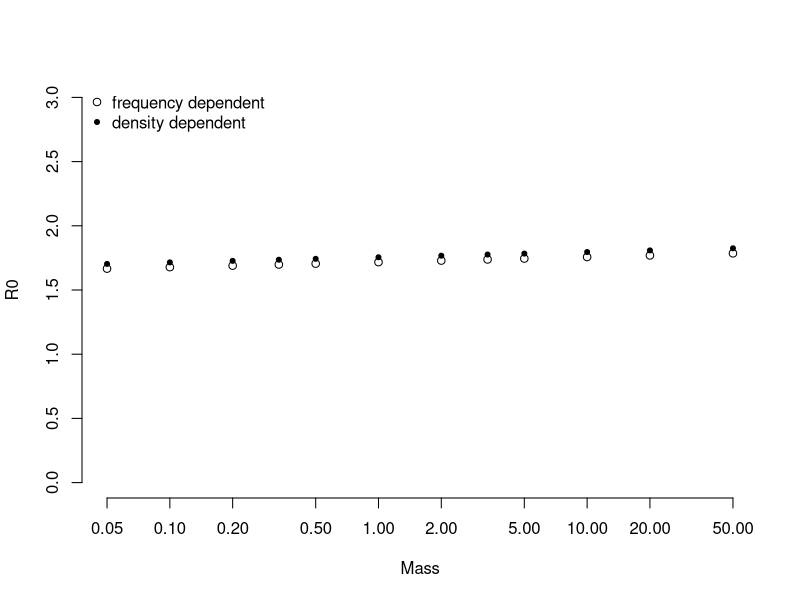
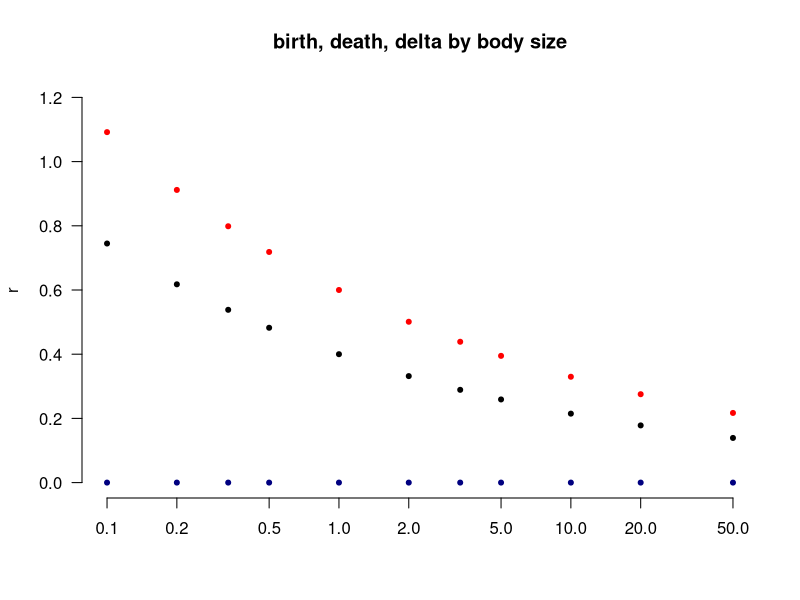
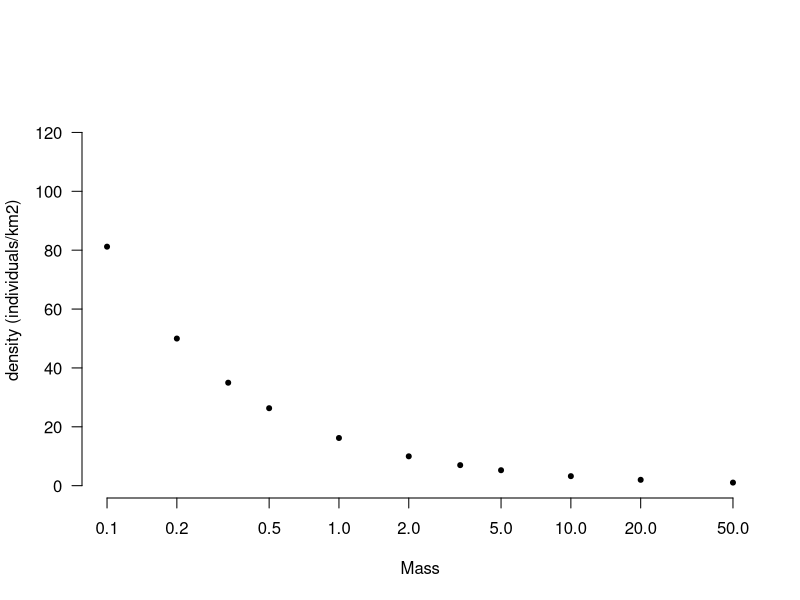
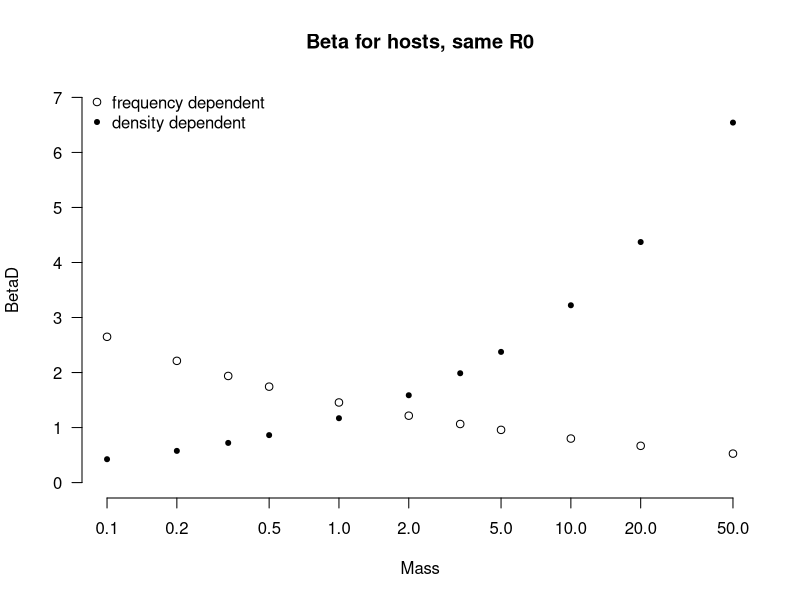
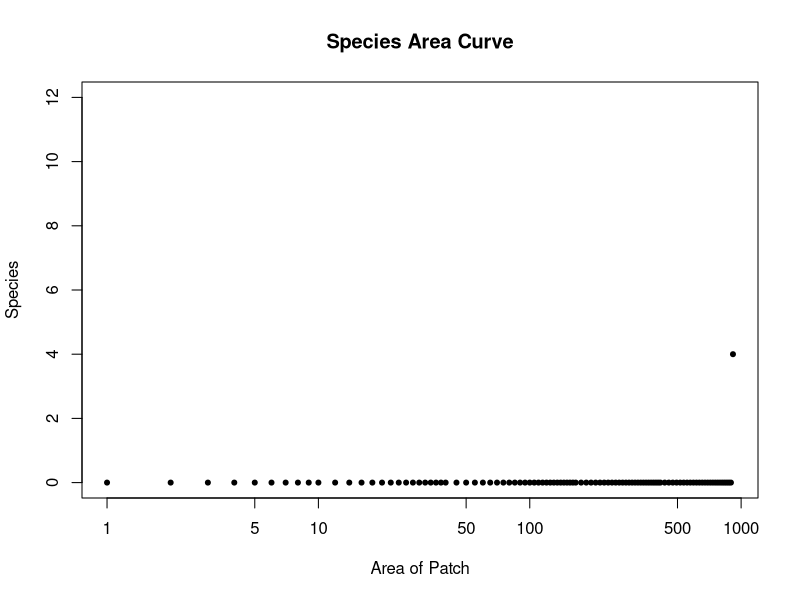

R code for these plots, in order: (Note: this script raises an error after producing the figures.)
## Modification of code of patch code include individuals with different densities                                                                        #                                                                        #
#############################################################################
rm(list = ls())

##  Set range of pathogen Ros
Amax = 100 # maximum number of unique patches
Area=numeric(Amax)
SpecRich=numeric(Amax)

#  Set a range of Area values
Area[1]=1.0
for(i in 1: (Amax/10) ) { 
  Area[i+1]=Area[i]+1
}
for(i in (Amax/10):(Amax/4)) { 
  Area[i+1]=Area[i]+2
}
for(i in (Amax/4):(Amax/2)) { 
  Area[i+1]=Area[i]+5
}    
for(i in (Amax/2):(Amax*3/4)) { 
  Area[i+1]=Area[i]+10
}
for(i in (Amax*3/4):(Amax-1)) { 
  Area[i+1]=Area[i]+20
}

#Hosts
Hosts=12  #number of host species
Mass=numeric(Hosts)
# Set a range of body masses in Kg
Mass[1:12]=c(0.05,0.10,0.20,0.333,0.5, 1.0, 2.0, 3.333, 5.0, 10.0, 20.0, 50.0)

BetaD = numeric(Hosts) #density dependent transmission; each host has a unique rate that is fixed
BetaF = numeric(Hosts) #frequency dependent transmission; each host has a unique rate that is fixed
r = numeric(Hosts) #reproduction rates for each host are dependent of mass (births - deaths)
d = numeric(Hosts) #death rates for each host; dependent on mass
alphaF = numeric(Hosts) #disease induced mortality for Frequency dependent pathogens
alphaD = numeric(Hosts) #disease induced mortality for density dependent pathogens
delta = numeric(Hosts)
R0F=numeric(Hosts)
R0D= numeric(Hosts)
Gen= as.numeric(sample(0:1,Hosts,replace=T)) #random generation of binary list whether host is generalist or specialist
Dens=numeric(Hosts)

# Allometric parameters that are independent of transmission type.
for (i in 1:Hosts) {
  Dens[i]=16.2*Mass[i]^-0.70 #Maximum density
  r[i]=0.6*Mass[i]^-0.26  # births - deaths
  d[i]=0.4*Mass[i]^-0.27 #  
}

#  m is increase in host mortality rate

#  Density-dependent transmission
md = 26  #26x the background mortality rate
for (i in 1:Hosts) {
    BetaD[i]=0.045*md*Mass[i]^0.44 
    alphaD[i]= d[i]*md
    R0D[i] = BetaD[i]/(d[i]+alphaD[i])
    }

#  Frequency-dependent transmission
mf = 1.12 #1.12 
for (i in 1:Hosts) {
    BetaF[i]=1.3*mf*Mass[i]^-0.26
    alphaF[i]= d[i]*mf
    R0F[i] = BetaF[i]/(d[i]+alphaF[i])
    }


plot(Mass, R0F, log='x',  bty="n", ylim=c(0,3), ylab='R0')
points(Mass, R0D*Dens, pch=20)
legend('topleft', pch=c(1,20), bty='n',
       c("frequency dependent", "density dependent"))

plot(Mass, r, main="birth, death, delta by body size",
     log='x',  bty="n", ylim=c(0,1.2), xlab='',
     las=1, pch=20, xlim=c(0.1,50), col="red")
points(Mass, d, pch=20)
points(Mass, delta,log='x', pch=20, col="navy")

plot(Mass, Dens, log='x',  bty="n", 
     las=1, pch=20, xlim=c(0.1,50), ylab='density (individuals/km2)')

plot(Mass, BetaD, log='x', 
     main="Beta for hosts, same R0",
     bty="n", las=1, pch=20, ylim=c(0,7), xlim=c(0.1,50))
points(Mass, BetaF)
legend('topleft', pch=c(1,20), bty='n',
       c("frequency dependent", "density dependent"))

##########################################################
#       Determine abundance in each patch
#            and then calculate number infected hosts for frequency dependent pathogens.

#ASSUMING DENSITY IS CONSTANT; Carrying Capacity without disease
PatchK=matrix(NA, ncol = Amax, nrow = Hosts) #Number of Host individuals in a given species+patch; carrycapacity for patch
for(i in 1:Amax)   {
  for(j in 1:Hosts) {
    PatchK[j,i]=Dens[j]*Area[i] 
    if (PatchK[j,i]>1) PatchK[j,i] else PatchK[j,i]=0
    }
} 

#### Assume that density varies dependent on generalist vs. specialist 
DensGS = matrix(NA, ncol = Amax, nrow = Hosts)
for(i in 1:50)   {
  for(j in 1:Hosts) {
    if (Gen[j]==1) DensGS[j,i]=Dens[j] else DensGS[j,i]=Dens[j]*0.5
  }
}
for(i in 51:100)   {
  for(j in 1:Hosts) {
    if (Gen[j]==1) DensGS[j,i]=Dens[j]*0.5 else DensGS[j,i]=Dens[j]
  }
}

#Calculating delta for each patch based on density in the given area
deltaGS = matrix(NA, ncol = Amax, nrow = Hosts) #constraint on carrying capacity
for(i in 1:Amax)   {
  for(j in 1:Hosts) {
    deltaGS[j,i]=(r[j]/DensGS[j,i])
  }
} 

#carrying capacity
DisPatchGS= matrix(NA, ncol = Amax, nrow = Hosts) #Number of Host individuals in a given species+patch; carrycapacity for patch
for(i in Amax)   {
  SpecRich[i]=0
  for(j in 1:Hosts) {
    DisPatchGS[j,i]=((r[j]+d[j]+alphaF[j]-BetaF[j])/deltaGS[j,i])*Area[i]
    if (DisPatchGS[j,i]>1) DisPatchGS[j,i] else DisPatchGS[j,i]=0
    if (DisPatchGS[j,i]>1) SpecRich[i]=SpecRich[i]+1 else SpecRich[i]
  }
} 

IAbunF=matrix(NA, ncol = Amax, nrow = Hosts) #Number of Infected Individuals
PrevF=matrix(NA, ncol = Amax, nrow = Hosts) # Prevalence 
for(i in 1:Amax)   {
  for(j in 1:Hosts) {
    PrevF[j,i]=(r[j]-(deltaGS[j,i]*(DisPatchGS[j,i]/Area[i])))/BetaF[j]
    IAbunF[j,i]=PrevF[j,i]*DisPatchGS[j,i]
  }
}

 
### Changing Density over landscape:


plot(Area, SpecRich, ylab="Species", xlab="Area of Patch", log="x",
     main= "Species Area Curve", pch=20, ylim=c(0,12))

par(mfrow=c(1,1))  
plot(Area, DisPatchGS[1,],  ylab='Hosts', xlab='Patch Area(km^2)',
  col ="red", log = c("x", 'y'), #ylim = c(0.1, 300), 
  main = 'Number of individuals in patches of different size',
  pch=20)
points(Area, DisPatchGS[2,], col="red", cex=.5)
points(Area, DisPatchGS[3,], col="red", cex=.5,pch=2)
points(Area, DisPatchGS[4,], col = "blue",pch=20)
points(Area, DisPatchGS[5,], col = "green", pch=20) 
points(Area, DisPatchGS[6,], col= "black", pch=20)
points(Area, DisPatchGS[9,], col= "orange", pch=20) 
leg.text<-c("5gram", "100gram ", "500gram ", "1kg ", "5kg")
legend("topleft",leg.text,lty=rep(1,4),col=c( "red", "blue", "green", "black", "orange"),bty="n")

plot(Area, IAbunF[1,], ylab='Infected Hosts', xlab='Patch Area(km^2)',
     col ="red", log = "x",# ylim = c(0.1, 100), 
     main = 'Number in patches of different size',
     pch=20)
points(Area, IAbunF[2,], col = "blue", pch=20)
points(Area, IAbunF[5,], col = "green", pch=20) 
points(Area, IAbunF[6,], col= "black", pch=20)
points(Area, IAbunF[9,], col= "orange", pch=20) 
legend("topleft",leg.text,lty=rep(1,4),
       col=c("red", "blue", "green", "black", "orange"),bty="n")


## Boring plot of the prevalence data
plot(Area, PrevF[1,], ylab='Prevalence', xlab='Patch Area(km^2)',
     col ="red", log = "x", ylim = c(0.39,0.42), 
     main = 'Prevalence in patches of different size',
     pch=20)
points(Area, PrevF[2,], col = "blue", pch=20)
points(Area, PrevF[5,], col = "green", pch=20) 
points(Area, PrevF[6,], col= "black", pch=20)
points(Area, PrevF[9,], col= "orange", pch=20) 
leg.text<-c("5gram", "100gram ", "500gram ", "1kg ", "5kg")
legend("topleft",leg.text,lty=rep(1,4),
       col=c("red", "blue", "green", "black", "orange"),bty="n")



